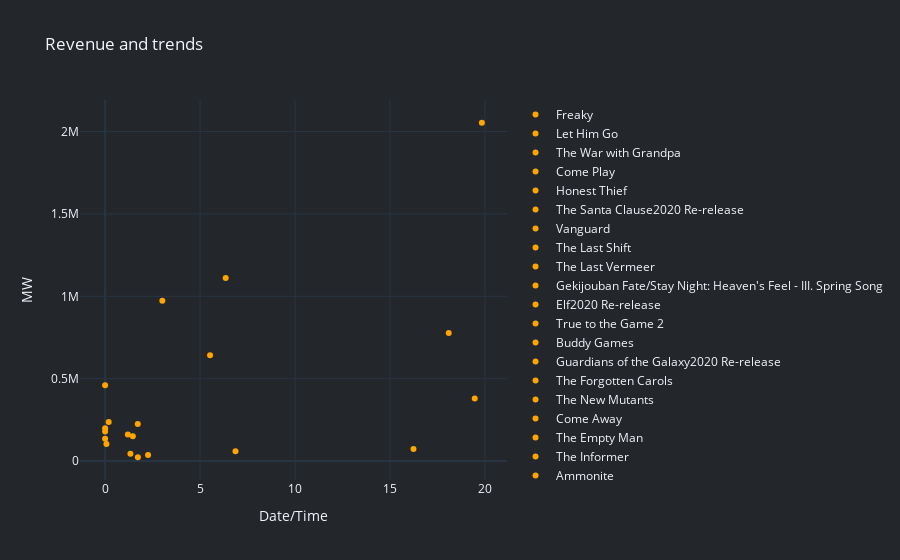

Source (notebook cell):
### Code cell
import plotly.graph_objects as go
import pandas as pd
from datetime import timedelta


COLORS = ['rgb(67,67,67)', 'rgb(115,115,115)', 'rgb(49,130,189)', 'rgb(189,189,189)']
def static_stacked_trend_graph(stack=False):
    """
    Returns scatter line plot of all power sources and power load.
    If `stack` is `True`, the 4 power sources are stacked together to show the overall power
    production.
    """
    i=1
    df = pd.read_csv('1_year_weekly.csv', sep='\t')
    df['Date_dt'] = df['Date'].astype('datetime64[ns]')
    date = df['Date_dt'].iloc[-1]
    movie_list = df[df['Date_dt'] == date].sort_values(by=['Weekly'], ascending=False)['Release'][0:10]
    
    df = df[df['Release'] == movie_list.iloc[i]]
    if df is None:
        return go.Figure()
    
    #x = df['Date_dt'] 
    #predict_date = df['Date_dt'].iloc[-1]  + timedelta(days=7)
    
    #linreg.predict(df.iloc[-1])
    
    
    df = pd.read_csv('6_mo_weekly.csv', sep='\t')
    df['Date_dt'] = df['Date'].astype('datetime64[ns]')
    date = df['Date_dt'].iloc[-1]

    
    fig = go.Figure()
    movie_list = df[df['Date_dt'] == date].sort_values(by=['Weekly'], ascending=False)['Release'][0:20]
    #movie = movie_list.iloc[0]
    for movie in movie_list:
        date = df['Date_dt'].iloc[-1]
       # print(movie, date)
        trend = df[(df['Release'] == movie) & (df['Date_dt'] == date)]['google trends'].iloc[0]
        rev = df[(df['Release'] == movie) & (df['Date_dt'] == date)]['Weekly'].iloc[0]
        fig.add_trace(go.Scatter(x=[trend], y=[rev], mode='markers', name=movie,
                         line={'width': 2, 'color': 'orange'},
                         stackgroup='stack' if stack else None))
        print(trend, rev)
    
    title = f'Revenue and trends'
    if stack:
        title += ' [Stacked]'
    fig.update_layout(template='plotly_dark',
                      title=title,
                      plot_bgcolor='#23272c',
                      paper_bgcolor='#23272c',
                      yaxis_title='MW',
                      xaxis_title='Date/Time')
    return fig
static_stacked_trend_graph()

### Figure 1 — Plotly figure (JSON) as saved in the notebook; plotly's stock layout.template omitted (floating-point values rounded to 4 significant figures)
{"data": [{"line": {"color": "orange", "width": 2}, "mode": "markers", "name": "Freaky", "type": "scatter", "x": [19.84], "y": [2053090]}, {"line": {"color": "orange", "width": 2}, "mode": "markers", "name": "Let Him Go", "type": "scatter", "x": [6.349], "y": [1110540]}, {"line": {"color": "orange", "width": 2}, "mode": "markers", "name": "The War with Grandpa", "type": "scatter", "x": [3.014], "y": [973453]}, {"line": {"color": "orange", "width": 2}, "mode": "markers", "name": "Come Play", "type": "scatter", "x": [18.1], "y": [777275]}, {"line": {"color": "orange", "width": 2}, "mode": "markers", "name": "Honest Thief", "type": "scatter", "x": [5.526], "y": [642302]}, {"line": {"color": "orange", "width": 2}, "mode": "markers", "name": "The Santa Clause2020 Re-release", "type": "scatter", "x": [0], "y": [461000]}, {"line": {"color": "orange", "width": 2}, "mode": "markers", "name": "Vanguard", "type": "scatter", "x": [19.46], "y": [380428]}, {"line": {"color": "orange", "width": 2}, "mode": "markers", "name": "The Last Shift", "type": "scatter", "x": [0.19], "y": [237863]}, {"line": {"color": "orange", "width": 2}, "mode": "markers", "name": "The Last Vermeer", "type": "scatter", "x": [1.72], "y": [225691]}, {"line": {"color": "orange", "width": 2}, "mode": "markers", "name": "Gekijouban Fate/Stay Night: Heaven's Feel - III. Spring Song", "type": "scatter", "x": [0], "y": [200000]}, {"line": {"color": "orange", "width": 2}, "mode": "markers", "name": "Elf2020 Re-release", "type": "scatter", "x": [0], "y": [180000]}, {"line": {"color": "orange", "width": 2}, "mode": "markers", "name": "True to the Game 2", "type": "scatter", "x": [1.2], "y": [161016]}, {"line": {"color": "orange", "width": 2}, "mode": "markers", "name": "Buddy Games", "type": "scatter", "x": [1.46], "y": [150497]}, {"line": {"color": "orange", "width": 2}, "mode": "markers", "name": "Guardians of the Galaxy2020 Re-release", "type": "scatter", "x": [0], "y": [136000]}, {"line": {"color": "orange", "width": 2}, "mode": "markers", "name": "The Forgotten Carols", "type": "scatter", "x": [0.07032], "y": [103393]}, {"line": {"color": "orange", "width": 2}, "mode": "markers", "name": "The New Mutants", "type": "scatter", "x": [16.24], "y": [73449]}, {"line": {"color": "orange", "width": 2}, "mode": "markers", "name": "Come Away", "type": "scatter", "x": [6.868], "y": [59472]}, {"line": {"color": "orange", "width": 2}, "mode": "markers", "name": "The Empty Man", "type": "scatter", "x": [1.333], "y": [44281]}, {"line": {"color": "orange", "width": 2}, "mode": "markers", "name": "The Informer", "type": "scatter", "x": [2.263], "y": [37442]}, {"line": {"color": "orange", "width": 2}, "mode": "markers", "name": "Ammonite", "type": "scatter", "x": [1.725], "y": [23383]}], "layout": {"paper_bgcolor": "#23272c", "plot_bgcolor": "#23272c", "title": {"text": "Revenue and trends"}, "xaxis": {"title": {"text": "Date/Time"}}, "yaxis": {"title": {"text": "MW"}}}}
